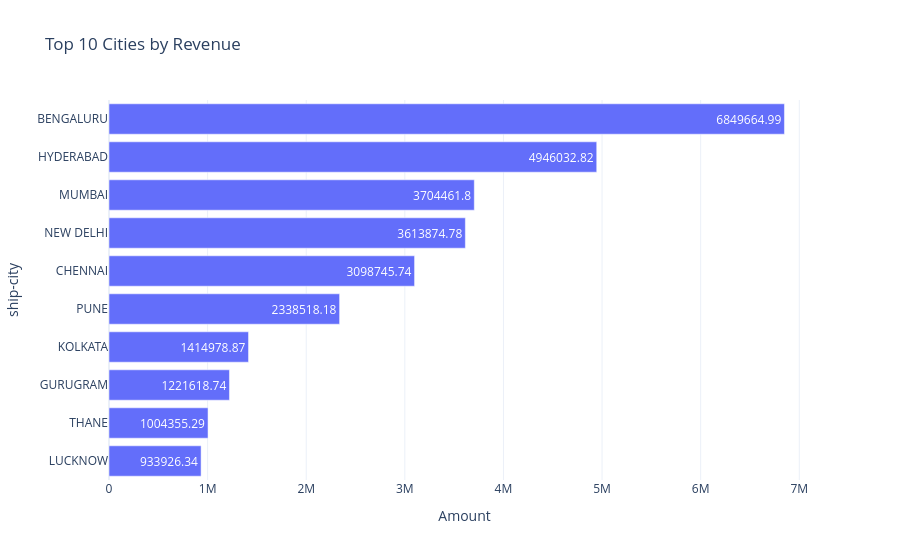

Write notebook code for a chart like this one.
### Code cell
fig = px.bar(
    city_sales,
    x='Amount',
    y='ship-city',
    orientation='h',
    title='Top 10 Cities by Revenue',
    text='Amount'
)

fig.update_layout(
    yaxis={'categoryorder': 'total ascending'}
)

fig.show()

### Figure 1 — Plotly figure (JSON) as saved in the notebook; plotly's stock layout.template omitted (floating-point values rounded to 4 significant figures)
{"data": [{"hovertemplate": "Amount=%{text}<br>ship-city=%{y}<extra></extra>", "legendgroup": "", "marker": {"color": "#636efa", "pattern": {"shape": ""}}, "name": "", "orientation": "h", "showlegend": false, "text": [6850000.0, 4946000.0, 3704000.0, 3614000.0, 3099000.0, 2339000.0, 1415000.0, 1222000.0, 1004000.0, 933900.0], "textposition": "auto", "type": "bar", "x": [6850000.0, 4946000.0, 3704000.0, 3614000.0, 3099000.0, 2339000.0, 1415000.0, 1222000.0, 1004000.0, 933900.0], "xaxis": "x", "y": ["BENGALURU", "HYDERABAD", "MUMBAI", "NEW DELHI", "CHENNAI", "PUNE", "KOLKATA", "GURUGRAM", "THANE", "LUCKNOW"], "yaxis": "y"}], "layout": {"barmode": "relative", "legend": {"tracegroupgap": 0}, "title": {"text": "Top 10 Cities by Revenue"}, "xaxis": {"anchor": "y", "domain": [0, 1], "title": {"text": "Amount"}}, "yaxis": {"anchor": "x", "categoryorder": "total ascending", "domain": [0, 1], "title": {"text": "ship-city"}}}}
